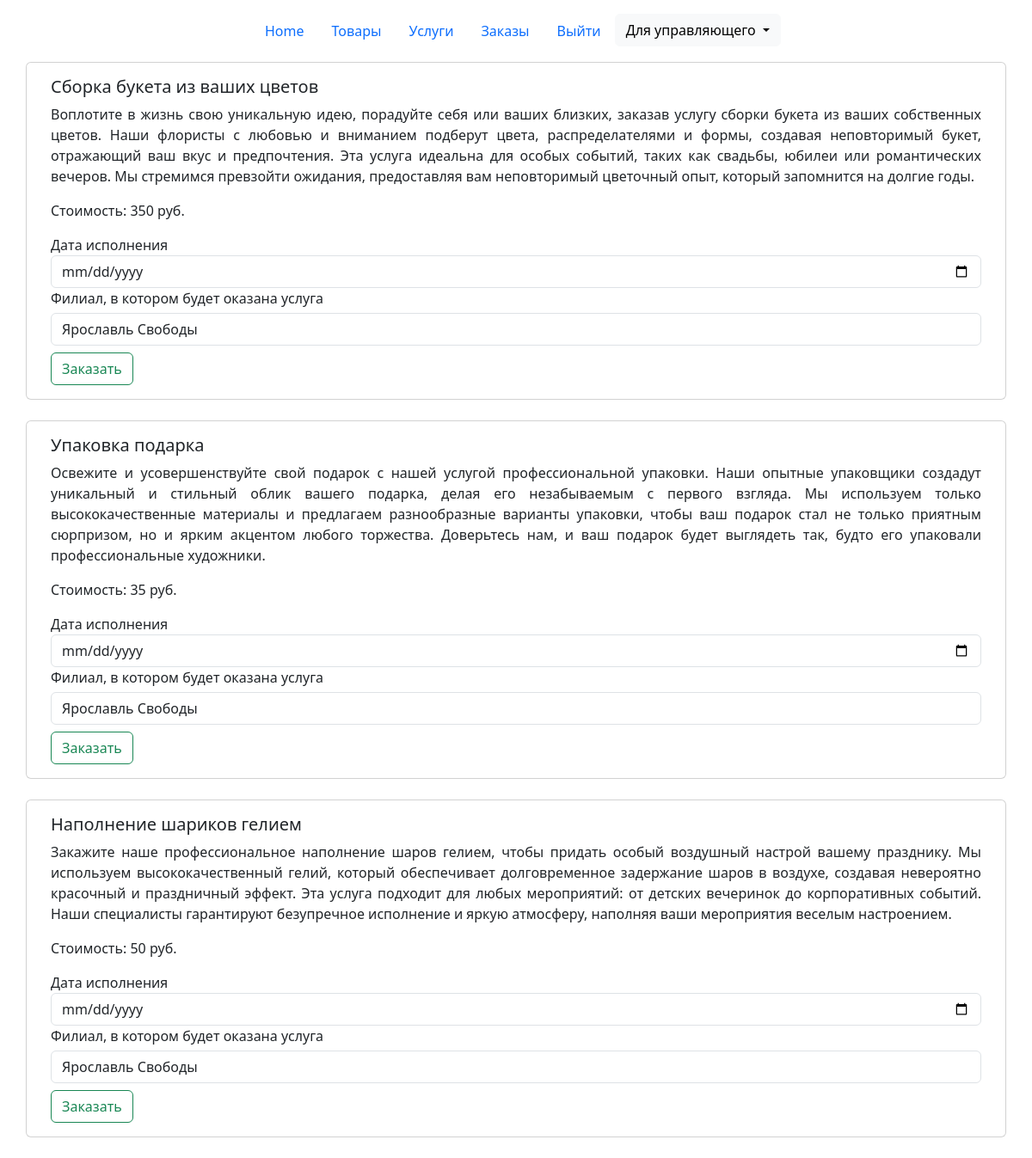
Page /services/ (signed in) on the committed database.
### main/models.py (models this page shows, shortened)
class Services(models.Model):
    name = models.CharField(max_length=50, verbose_name='Название', blank=True, null=True)
    cost = models.CharField(max_length=50, verbose_name='Стоимость', blank=True, null=True)
    description = models.TextField(verbose_name='Описание', blank=True, null=True)
    class Meta:
        verbose_name = 'Услуга'
        verbose_name_plural = 'Услуги'

### main/views.py (the view)
# urls.py: path('services/', views.services, name='services'),
def services(request):
    filials = Filials.objects.all()
    services = Services.objects.all()
    return render(request, 'services.html', {'services': services, 'filials': filials})

### templates/services.html (shortened to what this page needs)
{% extends 'navbar.html' %}
{% block content %}
    <div class="container">
        <div class="row">
            {% for s in services %}
                <div class="card mb-4">
                    <div class="card-body">
                        <h5 class="card-title">{{ s.name }}</h5>
                        <p class="card-text" style="text-align: justify;">{{ s.description }}</p>
                        <p class="card-text">Стоимость: {{ s.cost }} руб.</p>
                        {% if request.user.is_authenticated %}
                            <form method="post" action="{% url 'create_service_order' s.id %}">
                                <label for="date_completion">Дата исполнения</label>
                                <input type="date" name="date_completion" class="form-control"
                                       placeholder="Дата исполнения">
                                <label for="filial">Филиал, в котором будет оказана услуга</label>
                                <select name="filial" class="form-control" style="margin-top: 5px;">
                                    {% for f in filials %}
                                        <option value="{{ f.id }}">{{ f.city }} {{ f.street }}</option>
                                    {% endfor %}
                                </select>
                                <button type="submit" class="btn btn-outline-success mt-2">Заказать</button>
                            </form>
                        {% else %}
                            <div class="alert alert-info mt-2" role="alert">
                                Для заказа услуги необходимо авторизоваться
                            </div>
                        {% endif %}
                    </div>
                </div>
            {% endfor %}
        </div>
    </div>
{% endblock %}

### rows in the picture
Services: name "Сборка букета из ваших цветов", description "Воплотите в жизнь свою уникальную идею, порадуйте себя или ваших близких, заказав услугу сборки букета из ваших собственных цветов. Наши флористы с любовью и вниманием подберут цвета, распределателями и формы, создавая неповторимый букет, отражающий ваш вкус и предпочтения. Эта услуга идеальна для особых событий, таких как свадьбы, юбилеи или романтических вечеров. Мы стремимся превзойти ожидания, предоставляя вам неповторимый цветочный опыт, который запомнится на долгие годы.", cost "350"
Services: name "Упаковка подарка", description "Освежите и усовершенствуйте свой подарок с нашей услугой профессиональной упаковки. Наши опытные упаковщики создадут уникальный и стильный облик вашего подарка, делая его незабываемым с первого взгляда. Мы используем только высококачественные материалы и предлагаем разнообразные варианты упаковки, чтобы ваш подарок стал не только приятным сюрпризом, но и ярким акцентом любого торжества. Доверьтесь нам, и ваш подарок будет выглядеть так, будто его упаковали профессиональные художники.", cost "35"
Services: name "Наполнение шариков гелием", description "Закажите наше профессиональное наполнение шаров гелием, чтобы придать особый воздушный настрой вашему празднику. Мы используем высококачественный гелий, который обеспечивает долговременное задержание шаров в воздухе, создавая невероятно красочный и праздничный эффект. Эта услуга подходит для любых мероприятий: от детских вечеринок до корпоративных событий. Наши специалисты гарантируют безупречное исполнение и яркую атмосферу, наполняя ваши мероприятия веселым настроением.", cost "50"

### other values in the picture
form field filial "Ярославль Свободы"
